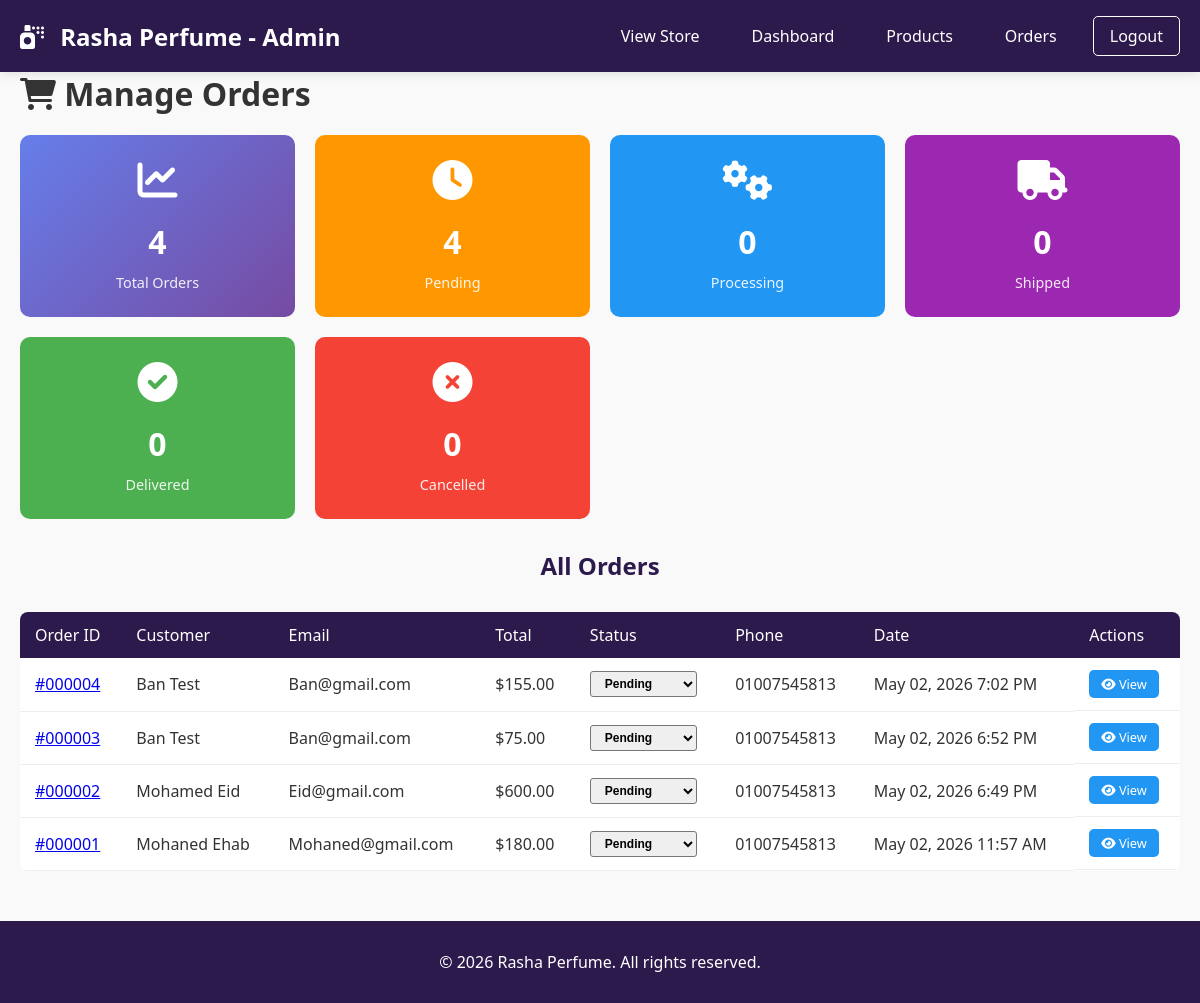
The app's page /rasha-perfume/admin/manage_orders.php (signed in) with its own data.
### tables this page shows
CREATE TABLE `orders` (
  `id` int NOT NULL AUTO_INCREMENT,
  `user_id` int NOT NULL,
  `total_amount` decimal(10,2) NOT NULL,
  `status` enum('pending','processing','shipped','delivered','cancelled') DEFAULT 'pending',
  `shipping_address` text NOT NULL,
  `phone` varchar(20) DEFAULT NULL,
  `created_at` timestamp NULL DEFAULT CURRENT_TIMESTAMP,
  PRIMARY KEY (`id`),
  KEY `idx_orders_user_id` (`user_id`),
  KEY `idx_orders_status` (`status`),
  KEY `idx_orders_created_at` (`created_at`),
  CONSTRAINT `orders_ibfk_1` FOREIGN KEY (`user_id`) REFERENCES `users` (`id`) ON DELETE CASCADE
);

CREATE TABLE `users` (
  `id` int NOT NULL AUTO_INCREMENT,
  `name` varchar(100) NOT NULL,
  `email` varchar(100) NOT NULL,
  `password` varchar(255) NOT NULL,
  `is_admin` tinyint(1) DEFAULT '0',
  `created_at` timestamp NULL DEFAULT CURRENT_TIMESTAMP,
  `phone` varchar(20) DEFAULT NULL,
  `address` text,
  `last_login` timestamp NULL DEFAULT NULL,
  `status` enum('active','inactive','banned') DEFAULT 'active',
  PRIMARY KEY (`id`),
  UNIQUE KEY `email` (`email`),
  KEY `idx_users_email` (`email`)
);

### rasha-perfume/admin/manage_orders.php (the view, shortened to what this page needs)
<?php
require_once '../php/config.php';
$stmt = $pdo->query("
    SELECT o.*, u.name as user_name, u.email as user_email
    FROM orders o
    JOIN users u ON o.user_id = u.id
    ORDER BY o.created_at DESC
");
$orders = $stmt->fetchAll(PDO::FETCH_ASSOC);
$totalOrders = $pdo->query("SELECT COUNT(*) FROM orders")->fetchColumn();
$pendingOrders = $pdo->query("SELECT COUNT(*) FROM orders WHERE status = 'pending'")->fetchColumn();
$processingOrders = $pdo->query("SELECT COUNT(*) FROM orders WHERE status = 'processing'")->fetchColumn();
$shippedOrders = $pdo->query("SELECT COUNT(*) FROM orders WHERE status = 'shipped'")->fetchColumn();
$deliveredOrders = $pdo->query("SELECT COUNT(*) FROM orders WHERE status = 'delivered'")->fetchColumn();
$cancelledOrders = $pdo->query("SELECT COUNT(*) FROM orders WHERE status = 'cancelled'")->fetchColumn();
?>
<!DOCTYPE html>
<html lang="en">
<head>
    <link rel="stylesheet" href="../css/style.css">
    <link rel="stylesheet" href="../css/admin.css">
    <link href="https://cdnjs.cloudflare.com/ajax/libs/font-awesome/6.0.0/css/all.min.css" rel="stylesheet">
</head>
<body>
    <nav class="navbar">
        <div class="container">
            <div class="nav-brand">
                <a href="index.php"><i class="fas fa-spray-can"></i> Rasha Perfume - Admin</a>
            </div>
            <div class="nav-links">
                <a href="../index.php" class="nav-link">View Store</a>
                <a href="index.php" class="nav-link">Dashboard</a>
                <a href="manage_products.php" class="nav-link">Products</a>
                <a href="manage_orders.php" class="nav-link active">Orders</a>
                <a href="../php/logout.php" class="btn-auth">Logout</a>
            </div>
        </div>
    </nav>
    <main>
        <div class="container">
            <div class="page-header">
                <h1><i class="fas fa-shopping-cart"></i> Manage Orders</h1>
            </div>
            <div class="stats-grid">
                <div class="stat-card">
                    <i class="fas fa-chart-line"></i>
                    <h3><?php echo $totalOrders; ?></h3>
                    <p>Total Orders</p>
                </div>
                <div class="stat-card" style="background: #ff9800;">
                    <i class="fas fa-clock"></i>
                    <h3><?php echo $pendingOrders; ?></h3>
                    <p>Pending</p>
                </div>
                <div class="stat-card" style="background: #2196f3;">
                    <i class="fas fa-cogs"></i>
                    <h3><?php echo $processingOrders; ?></h3>
                    <p>Processing</p>
                </div>
                <div class="stat-card" style="background: #9c27b0;">
                    <i class="fas fa-truck"></i>
                    <h3><?php echo $shippedOrders; ?></h3>
                    <p>Shipped</p>
                </div>
                <div class="stat-card" style="background: #4caf50;">
                    <i class="fas fa-check-circle"></i>
                    <h3><?php echo $deliveredOrders; ?></h3>
                    <p>Delivered</p>
                </div>
                <div class="stat-card" style="background: #f44336;">
                    <i class="fas fa-times-circle"></i>
                    <h3><?php echo $cancelledOrders; ?></h3>
                    <p>Cancelled</p>
                </div>
            </div>
            <div class="orders-table-container">
                <h2>All Orders</h2>
                <?php if(empty($orders)): ?>
                    <div class="empty-state">
                        <i class="fas fa-shopping-cart"></i>
                        <p>No orders found</p>
                    </div>
                <?php else: ?>
                    <table class="admin-table">
                        <thead>
                            <tr>
                                <th>Order ID</th>
                                <th>Customer</th>
                                <th>Email</th>
                                <th>Total</th>
                                <th>Status</th>
                                <th>Phone</th>
                                <th>Date</th>
                                <th>Actions</th>
                            </tr>
                        </thead>
                        <tbody>
                            <?php foreach($orders as $order): ?>
                                <tr class="order-row" data-status="<?php echo $order['status']; ?>">
                                    <td>
                                        <a href="order_details.php?id=<?php echo $order['id']; ?>" class="order-link">
                                            #<?php echo str_pad($order['id'], 6, '0', STR_PAD_LEFT); ?>
                                        </a>
                                    </td>
                                    <td><?php echo htmlspecialchars($order['user_name']); ?></td>
                                    <td><?php echo htmlspecialchars($order['user_email']); ?></td>
                                    <td>$<?php echo number_format($order['total_amount'], 2); ?></td>
                                    <td>
                                        <form method="POST" action="update_order_status.php" class="status-update-form">
                                            <select name="status" class="status-badge status-<?php echo $order['status']; ?>" onchange="this.form.submit()">
                                                <option value="pending" <?php echo $order['status'] == 'pending' ? 'selected' : ''; ?>>Pending</option>
                                            </select>
                                        </form>
                                    </td>
                                    <td><?php echo htmlspecialchars($order['phone']); ?></td>
                                    <td><?php echo date('M d, Y g:i A', strtotime($order['created_at'])); ?></td>
                                    <td class="action-buttons">
                                        <a href="order_details.php?id=<?php echo $order['id']; ?>" class="btn-view">
                                            <i class="fas fa-eye"></i> View
                                        </a>
                                    </td>
                                </tr>
                            <?php endforeach; ?>
                        </tbody>
                    </table>
                <?php endif; ?>
            </div>
        </div>
    </main>
    <footer class="footer">
        <div class="container">
            <p>&copy; 2026 Rasha Perfume. All rights reserved.</p>
        </div>
    </footer>
</body>
</html>

### rasha-perfume/css/style.css (style rules this page uses)
* { margin: 0; padding: 0; box-sizing: border-box; }
body { font-family: 'Segoe UI', Tahoma, Geneva, Verdana, sans-serif; background-color: #f9f9f9; color: #333; }
.container { max-width: 1200px; margin: 0 auto; padding: 0 20px; }
.navbar { background-color: #2c1a4d; color: white; padding: 1rem 0; position: sticky; top: 0; z-index: 1000; box-shadow: 0 2px 10px rgba(0,0,0,0.1); }
.navbar .container { display: flex; justify-content: space-between; align-items: center; }
.nav-brand a { color: white; text-decoration: none; font-size: 1.5rem; font-weight: bold; }
.nav-brand i { margin-right: 10px; }
.nav-links { display: flex; gap: 20px; align-items: center; flex-wrap: wrap; }
.nav-link { color: white; text-decoration: none; padding: 8px 16px; border-radius: 5px; transition: background 0.3s; }
.btn-auth { background-color: transparent; border: 1px solid white; color: white; padding: 8px 16px; border-radius: 5px; cursor: pointer; transition: all 0.3s; text-decoration: none; display: inline-block; }
h2 { text-align: center; margin-bottom: 30px; color: #2c1a4d; }
.footer { background-color: #2c1a4d; color: white; text-align: center; padding: 30px 0; margin-top: 50px; }

### rasha-perfume/css/admin.css (style rules this page uses)
.stats-grid { display: grid; grid-template-columns: repeat(auto-fit, minmax(220px, 1fr)); gap: 20px; margin-top: 20px; }
.stat-card { background: linear-gradient(135deg, #667eea 0%, #764ba2 100%); color: white; padding: 25px; border-radius: 10px; text-align: center; transition: transform 0.3s; }
.stat-card i { font-size: 2.5rem; margin-bottom: 10px; }
.stat-card h3 { font-size: 2rem; margin: 10px 0; }
.stat-card p { font-size: 0.9rem; opacity: 0.9; }
.admin-table { width: 100%; background: white; border-radius: 8px; overflow: hidden; border-collapse: collapse; }
.admin-table th { background: #2c1a4d; color: white; padding: 12px 15px; text-align: left; font-weight: 500; }
.admin-table td { padding: 12px 15px; border-bottom: 1px solid #eee; }
.stats-grid { display: grid; grid-template-columns: repeat(auto-fit, minmax(220px, 1fr)); gap: 20px; margin-bottom: 30px; }
.admin-table { width: 100%; border-collapse: collapse; }
.status-badge { display: inline-block; padding: 4px 10px; border-radius: 3px; font-size: 0.75rem; font-weight: bold; }
.action-buttons { display: flex; gap: 8px; flex-wrap: wrap; }
.btn-view, .btn-edit, .btn-delete { padding: 5px 12px; border-radius: 5px; text-decoration: none; font-size: 0.8rem; transition: all 0.3s; display: inline-block; }
.btn-view { background: #2196f3; color: white; }

### records on screen
orders: id "000004", user.name "Ban Test", user.email "Ban@gmail.com", total_amount "155.00", status "Pending", phone "01007545813", created_at "May 02, 2026 7:02 PM"
orders: id "000003", user.name "Ban Test", user.email "Ban@gmail.com", total_amount "75.00", status "Pending", phone "01007545813", created_at "May 02, 2026 6:52 PM"
orders: id "000002", user.name "Mohamed Eid", user.email "Eid@gmail.com", total_amount "600.00", status "Pending", phone "01007545813", created_at "May 02, 2026 6:49 PM"
orders: id "000001", user.name "Mohaned Ehab", user.email "Mohaned@gmail.com", total_amount "180.00", status "Pending", phone "01007545813", created_at "May 02, 2026 11:57 AM"

### other values on screen
$totalOrders "4"
$pendingOrders "4"
$processingOrders "0"
$shippedOrders "0"
$deliveredOrders "0"
$cancelledOrders "0"
